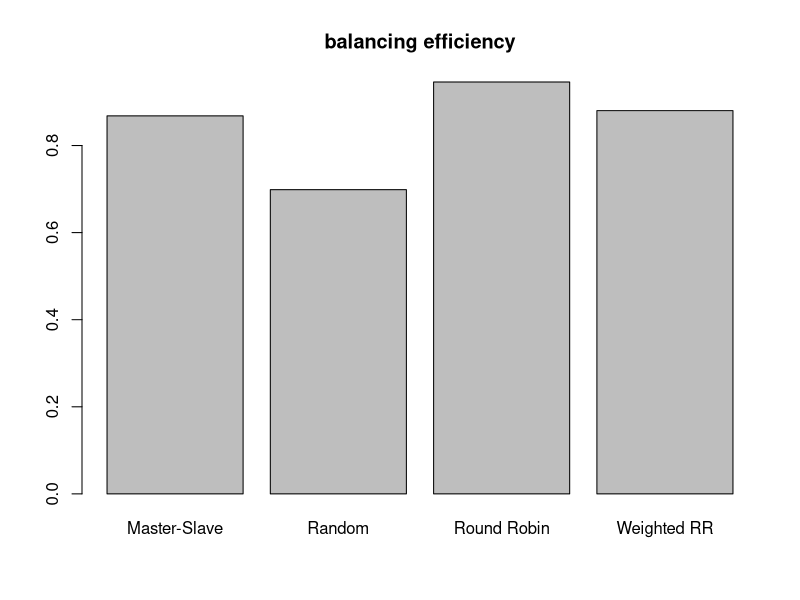

Reproduce this figure in R.
jpeg("ComparisionRunner.js.out.jpg")
data <- c(0.8680981972739265, 0.6986522446861214, 0.9458754128100466, 0.8801255914029625)
name <- c("Master-Slave", "Random", "Round Robin", "Weighted RR")
barplot(data, names.arg = name, main = "balancing efficiency")
dev.off()
q()
      